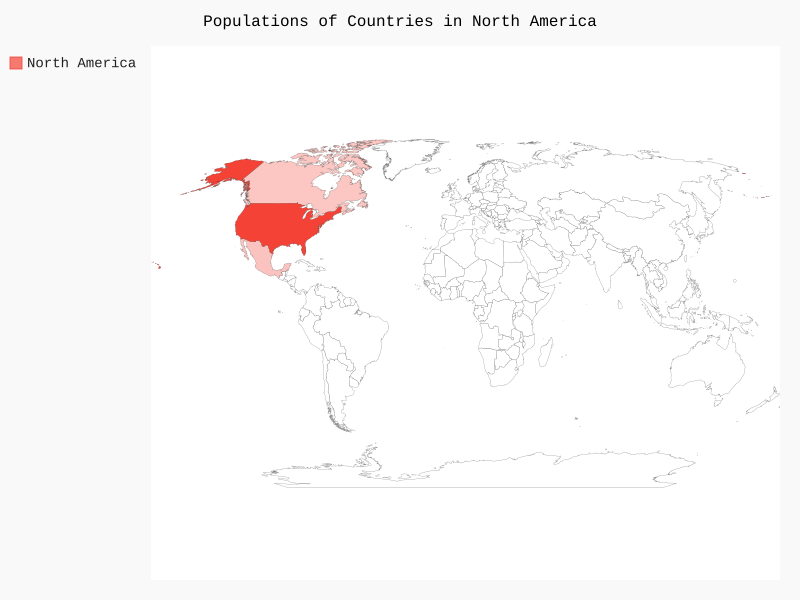

Write Python code to recreate this figure.
import pygal

wm = pygal.maps.world.World()
wm.title = 'Populations of Countries in North America'
wm.add('North America', {'ca': 34126000, 'us': 3093490000, 'mx': 113423000})
wm.render_to_file('na_populations.svg')
